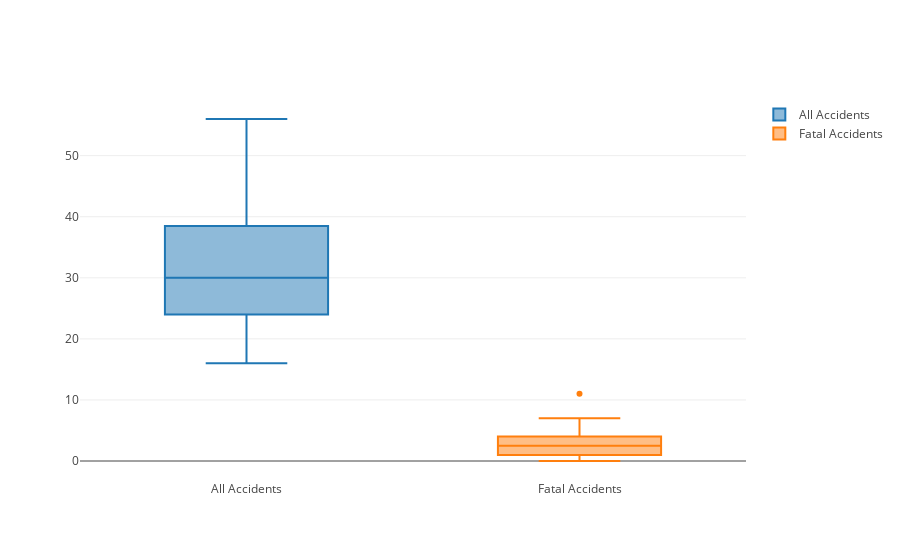

Notebook code cell kept with this figure:
### Markdown cell above
## Drawing boxplots and histograms for the three variables

### Code cell
import plotly.graph_objs as go

h1 = go.Box(
    y=all_accidents,
    name = 'All Accidents'
)
h2 = go.Box(
    y=fatal_accidents,
    name = 'Fatal Accidents'
)
data = [h1, h2]
py.iplot(data)

### Figure 1 — Plotly figure (JSON) as saved in the notebook; plotly's stock layout.template omitted (floating-point values rounded to 4 significant figures)
{"data": [{"name": "All Accidents", "type": "box", "y": [23, 16, 21, 24, 34, 30, 28, 24, 26, 18, 23, 23, 36, 37, 49, 50, 51, 56, 46, 41, 54, 30, 40, 33, 28, 28, 30, 30, 31, 27, 23, 28]}, {"name": "Fatal Accidents", "type": "box", "y": [4, 1, 7, 3, 5, 3, 11, 6, 4, 4, 1, 4, 3, 5, 4, 1, 2, 3, 6, 0, 2, 2, 3, 2, 1, 2, 2, 1, 0, 0, 2, 0]}], "layout": {}}
